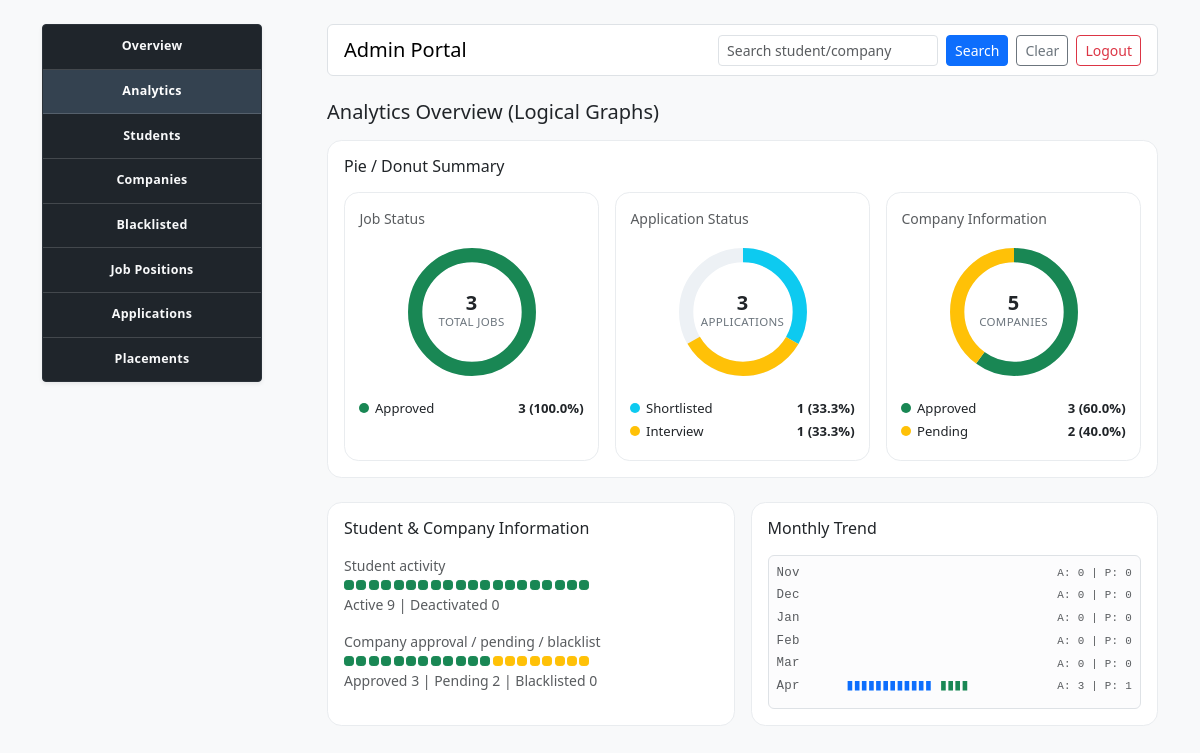
Screenshot of /admin-portal/analytics (signed in) with the database file from the repository.
### model.py (models this page shows, shortened)
class Application(db.Model):
    __tablename__ = "applications"
    __table_args__ = (
        UniqueConstraint(
            "student_id", "job_position_id", name="uq_student_job_application"
        ),
    )
    id = db.Column(db.Integer, primary_key=True)
    student_id = db.Column(db.Integer, db.ForeignKey("students.id"), nullable=False)
    job_position_id = db.Column(
        db.Integer, db.ForeignKey("job_positions.id"), nullable=False
    )
    status = db.Column(db.String(30), nullable=False, default="applied")
    applied_at = db.Column(db.DateTime, nullable=False, default=datetime.utcnow)
    student = db.relationship("Student", back_populates="applications")
    job_position = db.relationship("JobPosition", back_populates="applications")
    placement = db.relationship(
        "Placement", back_populates="application", uselist=False, cascade="all, delete-orphan"
    )

### app.py (the view)
@app.route('/admin-portal/analytics')
def admin_portal_analytics():
    return render_admin_portal_page("admin_analytics.html", "analytics")

### app.py (called while the page is built)
def close_expired_job_positions():
    today = datetime.utcnow().date()
    expired_positions = JobPosition.query.filter(
        JobPosition.is_active == True,
        JobPosition.application_deadline.isnot(None),
        JobPosition.application_deadline < today,
    ).all()
    for position in expired_positions:
        position.is_active = False
        position.status = "closed"
    if expired_positions:
        db.session.commit()

### template/admin_analytics.html
{% extends 'admin_layout.html' %}
{% block admin_content %}
<section class="mb-4">
    <h2 class="h5 mb-3">Analytics Overview (Logical Graphs)</h2>
    <div class="card analytics-card mb-3">
        <div class="card-body">
            <h3 class="h6 mb-3">Pie / Donut Summary</h3>
            <div class="donut-grid">
                <div class="donut-card">
                    <p class="small text-muted mb-2">Job Status</p>
                    <div class="donut-wrap">
                        <svg viewBox="0 0 42 42" aria-label="Job status donut chart">
                            <circle cx="21" cy="21" r="15.915" fill="transparent" stroke="#edf1f5" stroke-width="4"></circle>
                            {% for segment in admin_analytics.donut_job_status.segments %}
                            <circle cx="21" cy="21" r="15.915" fill="transparent" stroke="{{ segment.color }}" stroke-width="4" stroke-dasharray="{{ segment.dash }} 100" stroke-dashoffset="{{ -segment.offset }}" transform="rotate(-90 21 21)"></circle>
                            {% endfor %}
                        </svg>
                        <div class="donut-center"><div class="donut-total">{{ admin_analytics.donut_job_status.total }}</div><div class="donut-caption">Total Jobs</div></div>
                    </div>
                    {% for segment in admin_analytics.donut_job_status.segments %}
                    <div class="donut-legend-item"><span><span class="legend-dot {{ segment.dot_class }}"></span>{{ segment.label }}</span><span class="fw-semibold">{{ segment.count }} ({{ segment.percent }}%)</span></div>
                    {% else %}<p class="small text-muted mb-0">No job data available.</p>{% endfor %}
                </div>
                <div class="donut-card">
                    <p class="small text-muted mb-2">Application Status</p>
                    <div class="donut-wrap">
                        <svg viewBox="0 0 42 42" aria-label="Application status donut chart">
                            <circle cx="21" cy="21" r="15.915" fill="transparent" stroke="#edf1f5" stroke-width="4"></circle>
                            {% for segment in admin_analytics.donut_application_status.segments %}
                            <circle cx="21" cy="21" r="15.915" fill="transparent" stroke="{{ segment.color }}" stroke-width="4" stroke-dasharray="{{ segment.dash }} 100" stroke-dashoffset="{{ -segment.offset }}" transform="rotate(-90 21 21)"></circle>
                            {% endfor %}
                        </svg>
                        <div class="donut-center"><div class="donut-total">{{ admin_analytics.donut_application_status.total }}</div><div class="donut-caption">Applications</div></div>
                    </div>
                    {% for segment in admin_analytics.donut_application_status.segments %}
                    <div class="donut-legend-item"><span><span class="legend-dot {{ segment.dot_class }}"></span>{{ segment.label }}</span><span class="fw-semibold">{{ segment.count }} ({{ segment.percent }}%)</span></div>
                    {% else %}<p class="small text-muted mb-0">No application data available.</p>{% endfor %}
                </div>
                <div class="donut-card">
                    <p class="small text-muted mb-2">Company Information</p>
                    <div class="donut-wrap">
                        <svg viewBox="0 0 42 42" aria-label="Company status donut chart">
                            <circle cx="21" cy="21" r="15.915" fill="transparent" stroke="#edf1f5" stroke-width="4"></circle>
                            {% for segment in admin_analytics.donut_company_status.segments %}
                            <circle cx="21" cy="21" r="15.915" fill="transparent" stroke="{{ segment.color }}" stroke-width="4" stroke-dasharray="{{ segment.dash }} 100" stroke-dashoffset="{{ -segment.offset }}" transform="rotate(-90 21 21)"></circle>
                            {% endfor %}
                        </svg>
                        <div class="donut-center"><div class="donut-total">{{ admin_analytics.donut_company_status.total }}</div><div class="donut-caption">Companies</div></div>
                    </div>
                    {% for segment in admin_analytics.donut_company_status.segments %}
                    <div class="donut-legend-item"><span><span class="legend-dot {{ segment.dot_class }}"></span>{{ segment.label }}</span><span class="fw-semibold">{{ segment.count }} ({{ segment.percent }}%)</span></div>
                    {% else %}<p class="small text-muted mb-0">No company data available.</p>{% endfor %}
                </div>
            </div>
        </div>
    </div>
</section>
<div class="row g-3">
    <div class="col-12 col-xl-6">
        <div class="card analytics-card h-100"><div class="card-body">
            <h3 class="h6 mb-3">Student & Company Information</h3>
            <p class="small text-muted mb-1">Student activity</p>
            <div class="segment-track mb-1" aria-label="Student activity">
                {% for i in range(20) %}<span class="segment-block {% if i < admin_analytics.students.active_units %}active-success{% elif i < admin_analytics.students.active_units + admin_analytics.students.deactivated_units %}active-secondary{% endif %}"></span>{% endfor %}
            </div>
            <p class="small text-muted mb-3">Active {{ admin_analytics.students.active }} | Deactivated {{ admin_analytics.students.deactivated }}</p>
            <p class="small text-muted mb-1">Company approval / pending / blacklist</p>
            <div class="segment-track mb-1" aria-label="Company status">
                {% for i in range(20) %}<span class="segment-block {% if i < admin_analytics.companies.approved_units %}active-success{% elif i < admin_analytics.companies.approved_units + admin_analytics.companies.pending_units %}active-warning{% elif i < admin_analytics.companies.approved_units + admin_analytics.companies.pending_units + admin_analytics.companies.blacklisted_units %}active-danger{% endif %}"></span>{% endfor %}
            </div>
            <p class="small text-muted mb-0">Approved {{ admin_analytics.companies.approved }} | Pending {{ admin_analytics.companies.pending }} | Blacklisted {{ admin_analytics.companies.blacklisted }}</p>
        </div></div>
    </div>
    <div class="col-12 col-xl-6">
        <div class="card analytics-card h-100"><div class="card-body">
            <h3 class="h6 mb-3">Monthly Trend</h3>
            <div class="border rounded p-2 bg-light-subtle">
                {% for point in admin_analytics.monthly_trend %}
                <div class="trend-row mb-1 d-flex align-items-center gap-2">
                    <span class="text-muted" style="min-width: 62px;">{{ point.label[:3] }}</span>
                    <span class="text-primary">{% for i in range(point.applications_units) %}▮{% endfor %}</span>
                    <span class="text-success">{% for i in range(point.placements_units) %}▮{% endfor %}</span>
                    <span class="small text-muted ms-auto">A: {{ point.applications }} | P: {{ point.placements }}</span>
                </div>
                {% endfor %}
            </div>
        </div></div>
    </div>
</div>
{% endblock %}

### template/admin_layout.html (style rules this page uses)
.analytics-card { border: 1px solid #e9ecef; border-radius: 0.9rem; }
.segment-track { display: flex; align-items: center; gap: 0.15rem; flex-wrap: nowrap; }
.segment-block { width: 10px; height: 10px; border-radius: 0.2rem; background: #e9ecef; border: 1px solid #dde3ea; }
.segment-block.active-success { background: #198754; border-color: #198754; }
.segment-block.active-warning { background: #ffc107; border-color: #ffc107; }
.trend-row { font-family: ui-monospace, SFMono-Regular, Menlo, Monaco, Consolas, "Liberation Mono", "Courier New", monospace; font-size: 0.78rem; letter-spacing: 0.02em; }
.legend-dot { width: 10px; height: 10px; border-radius: 50%; display: inline-block; margin-right: 0.35rem; }
.dot-success { background-color: #198754; }
.dot-warning { background-color: #ffc107; }
.dot-info { background-color: #0dcaf0; }
.donut-grid { display: grid; grid-template-columns: repeat(auto-fit, minmax(220px, 1fr)); gap: 1rem; }
.donut-card { border: 1px solid #e9ecef; border-radius: 0.9rem; padding: 0.9rem; background: #fff; }
.donut-wrap { width: 150px; height: 150px; position: relative; margin: 0 auto 0.75rem auto; }
.donut-wrap svg { width: 100%; height: 100%; display: block; }
.donut-center { position: absolute; inset: 0; display: flex; align-items: center; justify-content: center; flex-direction: column; pointer-events: none; }
.donut-total { font-size: 1.25rem; font-weight: 700; line-height: 1; }
.donut-caption { font-size: 0.72rem; color: #6c757d; text-transform: uppercase; letter-spacing: 0.03em; }
.donut-legend-item { display: flex; align-items: center; justify-content: space-between; gap: 0.5rem; font-size: 0.82rem; margin-bottom: 0.25rem; }
html { scroll-behavior: smooth; }

### rows the page displays
Application: label "Shortlisted", count "1", percent "33.3"
Application: label "Interview", count "1", percent "33.3"

### other values shown
{{ admin_analytics.donut_job_status.total }} "3"
{{ segment.label }} "Approved"
{{ segment.count }} "3"
{{ segment.percent }} "100.0"
{{ admin_analytics.donut_application_status.total }} "3"
{{ admin_analytics.donut_company_status.total }} "5"
{{ segment.label }} "Approved" "Pending"
{{ segment.count }} "3" "2"
{{ segment.percent }} "60.0" "40.0"
{{ admin_analytics.students.active }} "9"
{{ admin_analytics.students.deactivated }} "0"
{{ admin_analytics.companies.approved }} "3"
{{ admin_analytics.companies.pending }} "2"
{{ admin_analytics.companies.blacklisted }} "0"
{{ point.label[:3] }} "Nov" "Dec" "Jan" "Feb" "Mar" "Apr"
